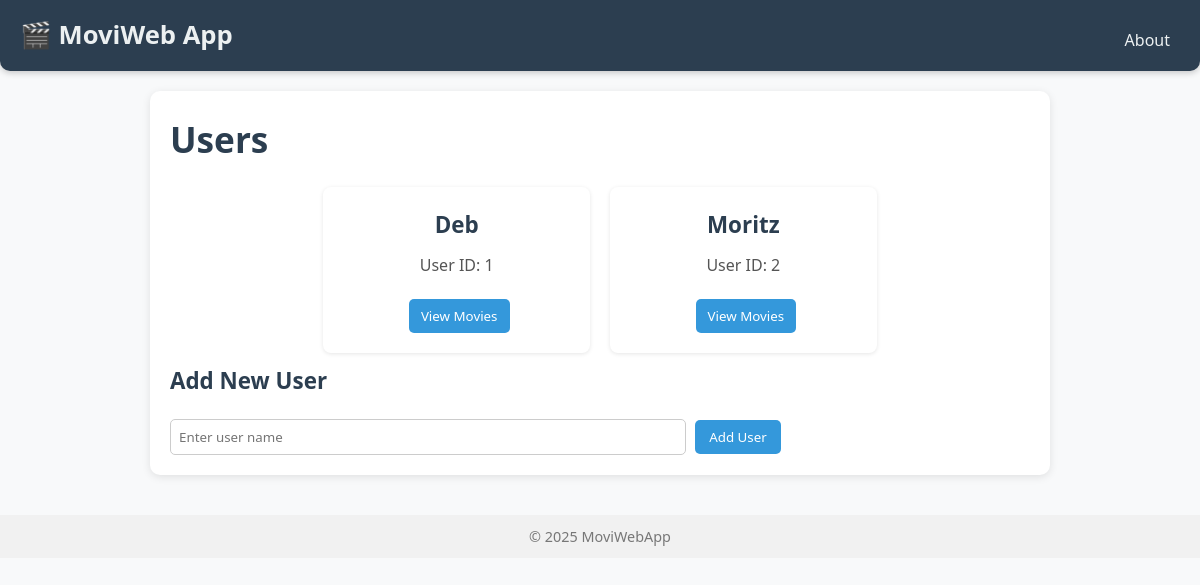
Before: / with the older database file.
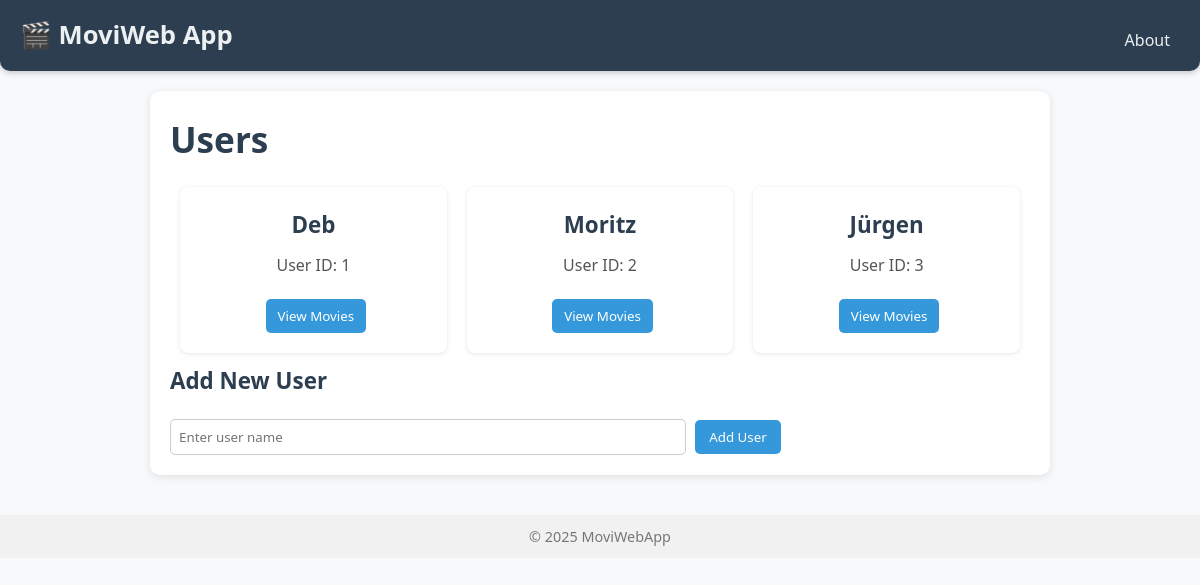
After: the same page with the newer database file.
### models.py (models this page shows, shortened)
class User(db.Model):
    __tablename__ = "user"
    id = db.Column(db.Integer, primary_key=True, autoincrement=True)
    name = db.Column(db.String(100), nullable=False)
    movies = db.relationship("Movie", backref="user", lazy=True)

### app.py (the view)
@app.route("/")
def index():
    users = data_manager.get_users()
    return render_template("index.html", users=users)

### app.py (called while the page is built)
@app.context_processor
def inject_year():
    return {"year": datetime.now().year}

### data_manager.py (called while the page is built)
    def get_users(self):
        return User.query.all()

### templates/index.html
{% extends "base.html" %}
{% block content %}
<h1>Users</h1>
{% if users %}
<ul class="user-list">
    {% for user in users %}
    <li class="user-entry">
        <h3>{{ user.name }}</h3>
        <p>User ID: {{ user.id }}</p>
        <form action="{{ url_for('list_user_movies', user_id=user.id) }}" method="get">
            <button type="submit" class="btn">View Movies</button>
        </form>
    </li>
    {% endfor %}
</ul>
{% else %}
<p>No users found.</p>
{% endif %}
<h3>Add New User</h3>
<form action="{{ url_for('create_user') }}" method="post">
    <input type="text" name="name" placeholder="Enter user name" required>
    <button type="submit">Add User</button>
</form>
{% endblock %}

### templates/base.html (shortened to what this page needs)
<!DOCTYPE html>
<html lang="en">
<head>
    <link rel="stylesheet" href="{{ url_for('static', filename='style.css') }}">
    <link rel="stylesheet" href="https://cdnjs.cloudflare.com/ajax/libs/font-awesome/6.5.0/css/all.min.css">
</head>
<body>
    <header class="navbar">
        <h1 class="logo">
            <a href="{{ url_for('index') }}" class="home-link">🎬 MoviWeb App</a>
        </h1>
        <nav class="nav-links">
            <a href="{{ url_for('about') }}">About</a>
        </nav>
    </header>
    <main class="container">
        {% block content %}{% endblock %}
    </main>
    <footer>
        &copy; {{ year }} MoviWebApp
    </footer>
</body>
</html>

### static/style.css (style rules this page uses)
* { margin: 0; padding: 0; box-sizing: border-box; font-family: 'Segoe UI', Tahoma, Geneva, Verdana, sans-serif; }
body { background-color: #f8f9fa; color: #333; line-height: 1.6; padding: 0; }
header { background-color: #3498db; padding: 15px; color: white; text-align: center; border-radius: 0 0 10px 10px; box-shadow: 0 2px 4px rgba(0, 0, 0, 0.1); }
header h1 { font-size: 2rem; }
header nav { margin-top: 10px; }
header nav a { color: white; margin: 0 10px; text-decoration: none; font-weight: bold; }
footer { text-align: center; padding: 10px; margin-top: 40px; color: #777; font-size: 0.9rem; background-color: #f1f1f1; }
h1, h2, h3 { color: #2c3e50; margin-bottom: 15px; }
h1 { font-size: 2.2rem; }
h3 { font-size: 1.4rem; }
.container { max-width: 900px; margin: auto; padding: 20px; background: white; border-radius: 10px; box-shadow: 0 2px 8px rgba(0, 0, 0, 0.1); }
a { color: #3498db; text-decoration: none; }
.user-list, .movie-list { list-style-type: none; margin-top: 20px; padding: 0; }
.user-entry, .movie-entry { background: #ffffff; padding: 12px 15px; margin-bottom: 10px; border-radius: 8px; display: flex; align-items: center; justify-content: space-between; box-shadow: 0 1px 4px rgba(0, 0, 0, 0.1); }
button { background-color: #3498db; color: white; border: none; padding: 8px 14px; margin-left: 5px; border-radius: 5px; cursor: pointer; transition: background-color 0.2s ease; }
.btn { display: inline-block; padding: 8px 12px; background: #3498db; color: white; border-radius: 5px; text-decoration: none; transition: background-color 0.2s ease; }
form { margin-top: 20px; }
input[type="text"] { padding: 8px; width: 60%; border: 1px solid #ccc; border-radius: 5px; }
.user-list { display: flex; flex-wrap: wrap; gap: 20px; padding: 0; margin-top: 20px; justify-content: center; }
.user-entry { background: #ffffff; padding: 20px; border-radius: 8px; display: flex; flex-direction: column; align-items: center; justify-content: space-between; box-shadow: 0 1px 4px rgba(0, 0, 0, 0.1); flex: 1 1 calc(25% - 20px); max-width: calc(25% - 20px); min-width: 200px; box-sizing: border-box; transition: transform 0.2s ease; }
.user-entry h3 { font-size: 1.4rem; margin-bottom: 10px; }
.user-entry p { font-size: 1rem; color: #555; }
@media (max-width: 1200px) { .user-entry { flex: 1 1 calc(33.33% - 20px); max-width: calc(33.33% - 20px); } }
.navbar { display: flex; justify-content: space-between; align-items: center; background: #2c3e50; padding: 15px 20px; border-radius: 0 0 10px 10px; box-shadow: 0 2px 6px rgba(0, 0, 0, 0.2); margin-bottom: 20px; }
.logo { margin: 0; font-size: 1.6rem; }
.home-link { text-decoration: none; color: #ecf0f1; font-weight: bold; }
.nav-links a { color: #ecf0f1; text-decoration: none; margin-left: 20px; font-weight: 500; transition: color 0.2s ease; }

Changed rows visible on the page:
added User: name "Jürgen", id "3"
